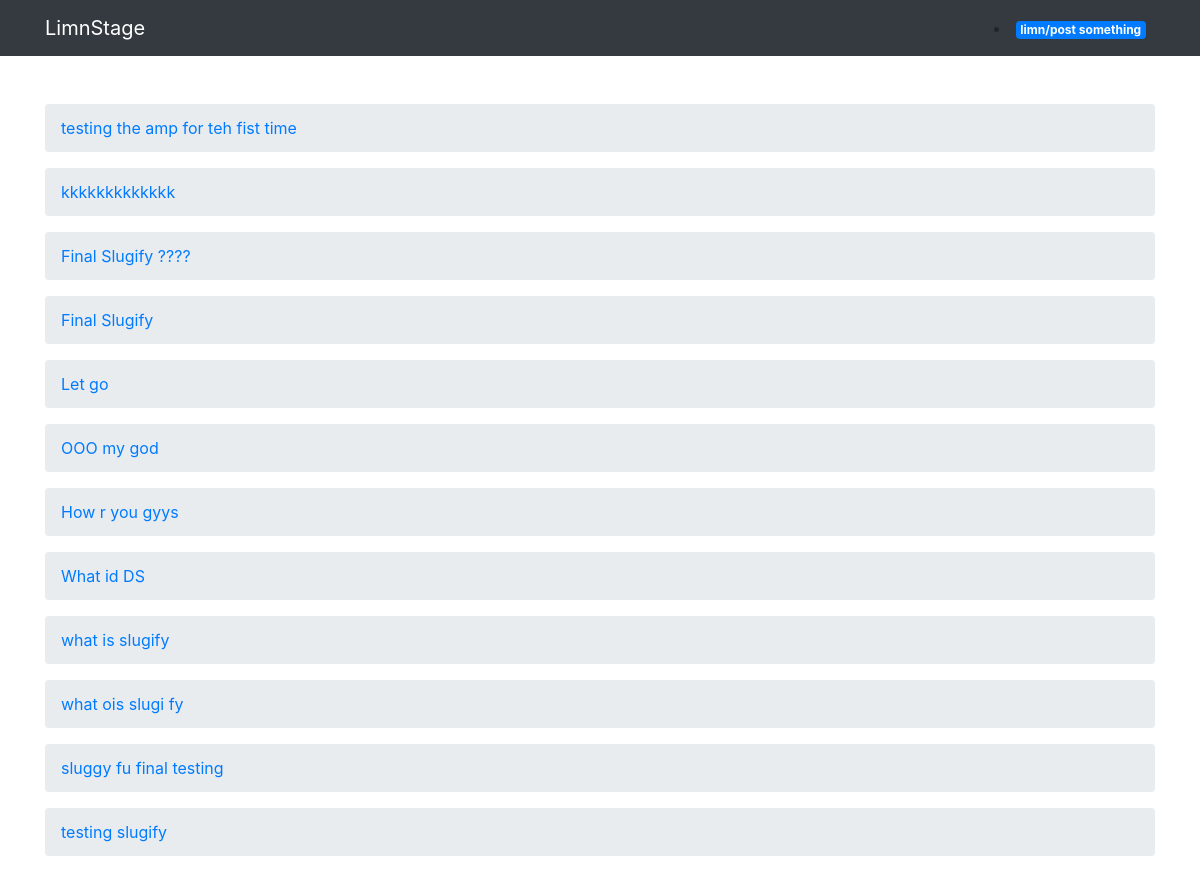
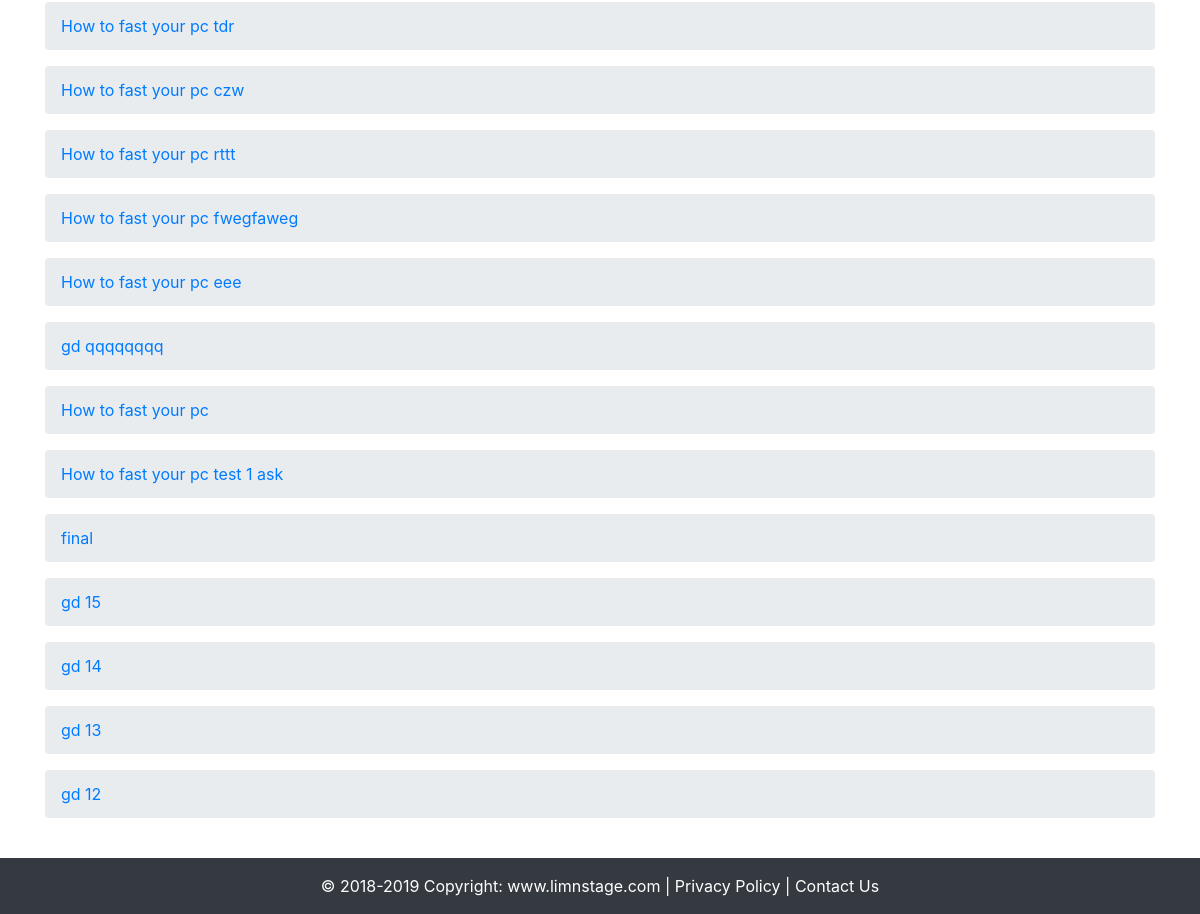
/unsolved-queries, run on the app's committed database (2 pictures, top to bottom).
### limnstageapp/models.py (models this page shows, shortened)
class limn(models.Model):
    fullname=models.CharField(max_length=30)
    username=models.CharField(max_length=30)
    title=models.CharField(max_length=500)
    body=models.TextField(blank=True)
    limntype=models.CharField(max_length=30)
    subjects= models.CharField(max_length=200, blank=True, null=True)
    status= models.CharField(max_length=10, blank=True, null=True)
    date=models.DateTimeField(default=now, null=True)

### limnstageapp/extralimn.py (the view)
# urls.py: path('unsolved-queries', extralimn.unsolved, name="unsolved"),
def unsolved(request):  # for unsolved queries
   u = User.objects.all()
   print(u)
   limntype='Query'
   recent=limn.objects.filter(limntype=limntype).order_by('-id')[:25]
   context={
            'recent':recent,
   }
   return render (request, "unsolved-queries.html", context)

### limnstageapp/templatetags/replace.py (called while the page is built)
@register.filter
def replace(value):
    return re.sub('[^A-Za-z0-9]+', '-', value)

### templates/unsolved-queries.html (shortened to what this page needs)
<!DOCTYPE html>
<html lang="en">
  <head>
    {% load static %}
    {% load replace %}
    <link href="{% static 'vendor/bootstrap/css/bootstrap.min.css' %}" rel="stylesheet">
    <link href="{% static 'css/blog-post.css' %}" rel="stylesheet">
    <link rel="stylesheet" href="https://cdnjs.cloudflare.com/ajax/libs/font-awesome/4.7.0/css/font-awesome.min.css">
      <body >
  </head>
   {% include 'navbar.html' %}
    <div class="container">
<br>
{% for r in recent %}
 <nav aria-label="breadcrumb">
          <ol class="breadcrumb">
            <li class="breadcrumb-item" aria-current="page"><a href="{% url 'thelimn' id=r.id title=r.title|replace %}">{{r.title}}</a></li>
          </ol>
        </nav>
{% endfor %}
        </div>
{% include 'footer.html' %}
  </body>
</html>

### static/css/blog-post.css (style rules this page uses)
body { padding-top: 54px; }
@media (min-width: 992px) { body { padding-top: 56px; } }

### data on the page
limn: title "testing the amp for teh fist time"
limn: title "kkkkkkkkkkkkk"
limn: title "Final Slugify ????"
limn: title "Final Slugify"
limn: title "Let go"
limn: title "OOO my god"
limn: title "How r you gyys"
limn: title "What id DS"
limn: title "what is slugify"
limn: title "what ois slugi fy"
limn: title "sluggy fu final testing"
limn: title "testing slugify"
limn: title "How to fast your pc tdr"
limn: title "How to fast your pc czw"
limn: title "How to fast your pc rttt"
limn: title "How to fast your pc fwegfaweg"
limn: title "How to fast your pc eee"
limn: title "gd qqqqqqqq"
limn: title "How to fast your pc"
limn: title "How to fast your pc test 1 ask"
limn: title "final"
limn: title "gd 15"
limn: title "gd 14"
limn: title "gd 13"
limn: title "gd 12"
